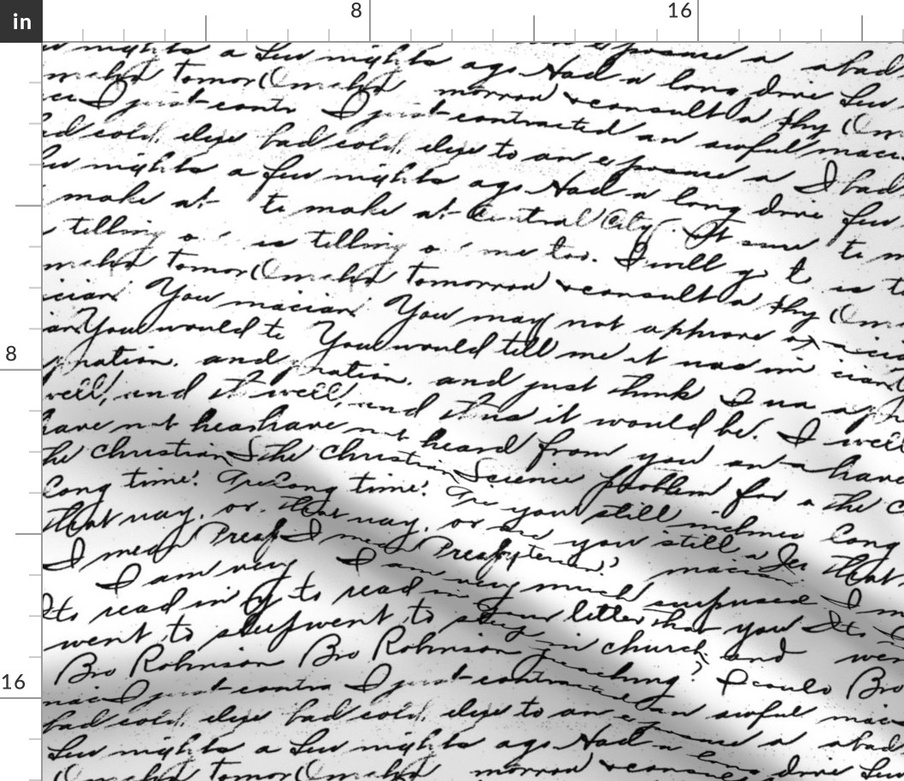
#> input picture Ai/computerVision/Day1/data/handwritten.jpg, 904 x 781 px, shrunk from 1058 x 914 before the run
$ python adabtive_threshold.py
#> lines starting #> are read from the running program, lines starting #| are printed output that depends on the picture; after the words box and inside, x2 and y2 are one past the last pixel; in counts of white or black regions, pixels touching at a corner belong together
import os
import cv2

img = cv2.imread(os.path.join('.', 'data', 'handwritten.jpg'))
#> img is the input picture: shape (781, 904, 3); min 0, max 255, mean 205.1

if img is None:
    print("Img is not found")
else:
    img_gray = cv2.cvtColor(img, cv2.COLOR_BGR2GRAY)

    adaptive_thresh = cv2.adaptiveThreshold(img_gray, 255, cv2.ADAPTIVE_THRESH_GAUSSIAN_C, cv2.THRESH_BINARY,21,30)
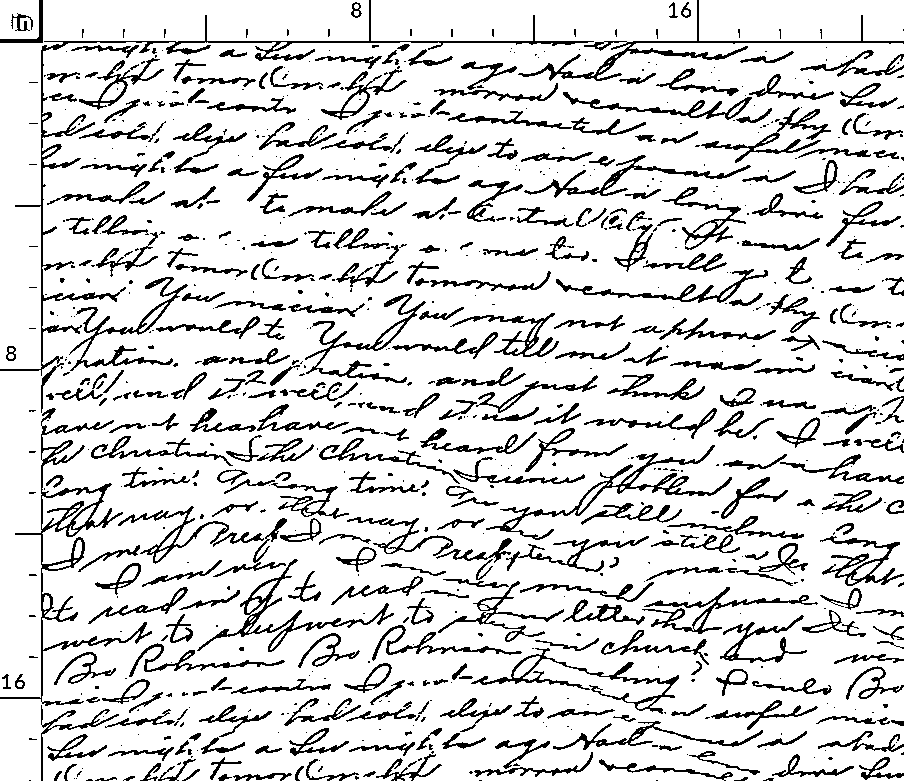
#> adaptive_thresh: shape (781, 904); 85.1% white; black in thin lines or dots
    ret, simple_thresh = cv2.threshold(img_gray, 80,255, cv2.THRESH_BINARY)
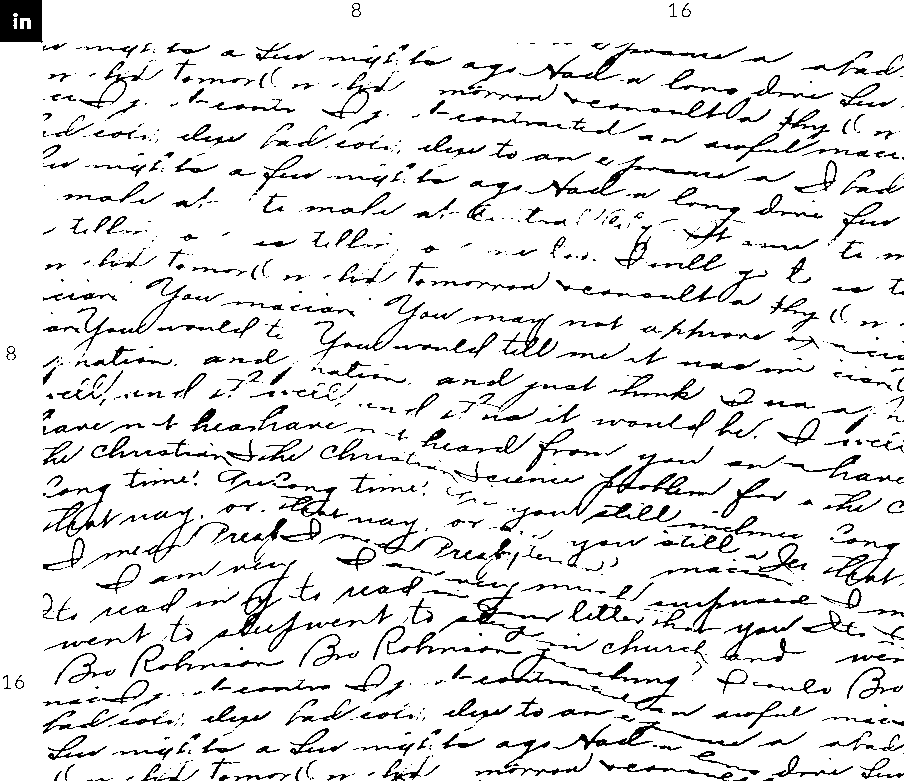
#> simple_thresh: shape (781, 904); 90.1% white; black in thin lines or dots

    cv2.imshow('img', img)
    cv2.imshow('img_gray', img_gray)
    cv2.imshow('adaptive_thresh', adaptive_thresh)
    cv2.imshow('simple_thresh', simple_thresh)
    cv2.waitKey(0)

$ run again, with Ai/computerVision/Day1/data/birds.jpg copied over Ai/computerVision/Day1/data/handwritten.jpg
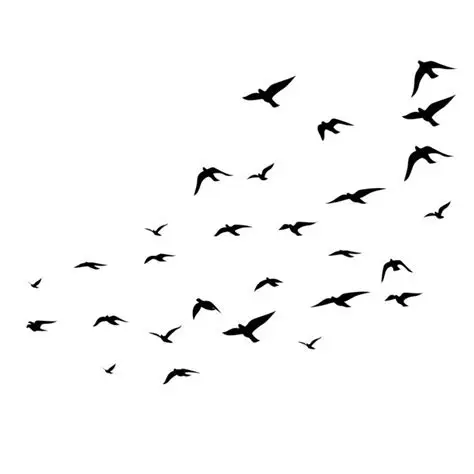
#> input picture Ai/computerVision/Day1/data/birds.jpg, 474 x 474 px
#> img is the input picture: shape (474, 474, 3); mean B, G, R 248.4, 248.4, 248.4
#> `adaptive_thresh = cv2.adaptiveThreshold(img_gray, 255, cv2.ADAPTIVE_TH..`:
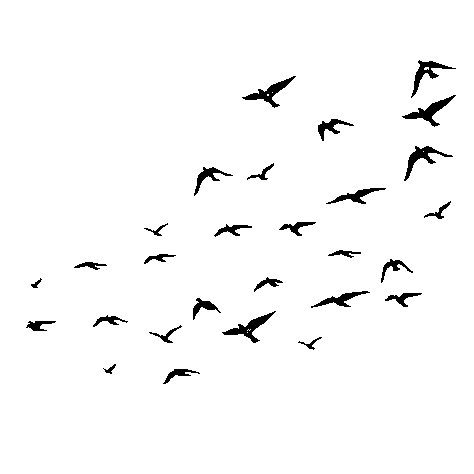
#> adaptive_thresh: shape (474, 474); 97.4% white; 28 black regions, largest, box (x1, y1, x2, y2) and area: (402, 95, 456, 127) 451, (222, 311, 276, 343) 442, (242, 76, 296, 108) 440
#> `ret, simple_thresh = cv2.threshold(img_gray, 80,255, cv2.THRESH_BINARY)`:
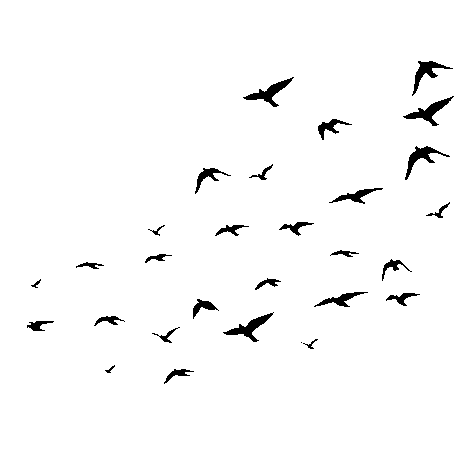
#> simple_thresh: shape (474, 474); 97.7% white; 29 black regions (1 under 20 px), largest, box (x1, y1, x2, y2) and area: (243, 77, 294, 107) 426, (403, 96, 454, 126) 426, (223, 312, 274, 342) 421
